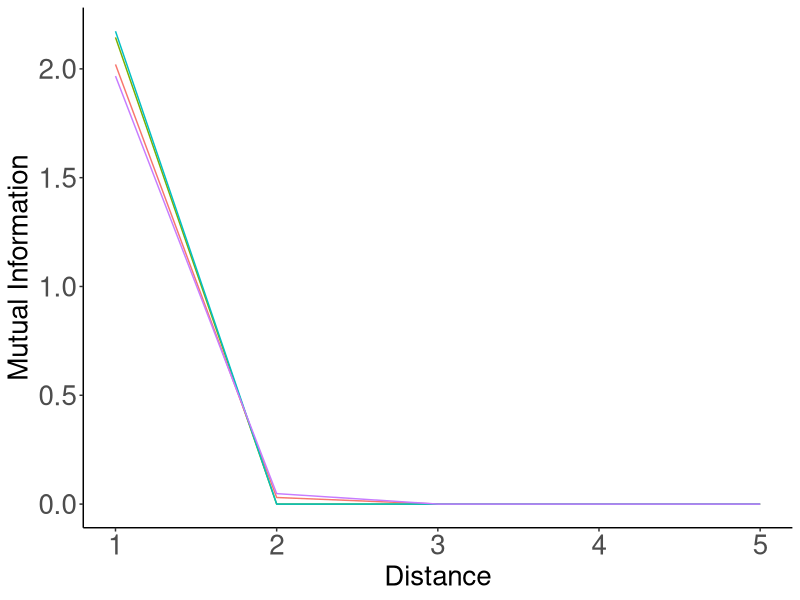
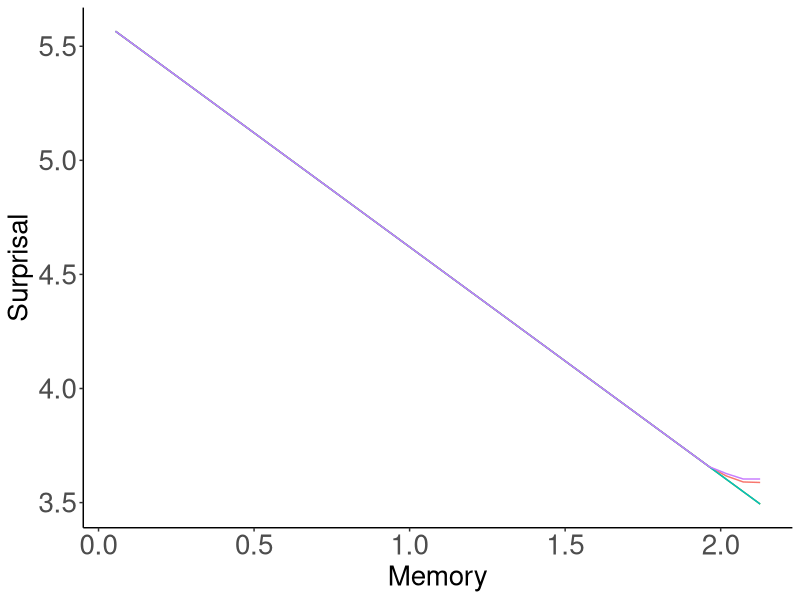
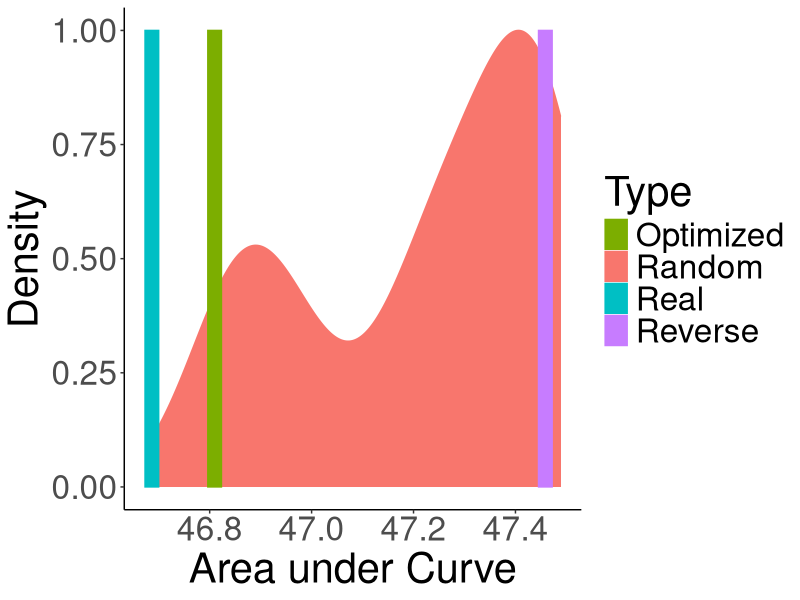

Here is the R script that generated these plots, in order:
library(tidyr)
library(dplyr)
library(ggplot2)


RED = "#F8766D"
GREEN = "#7CAE00"
BLUE = "#00BFC4"
PURPLE = "#C77CFF"
SCALE = c( GREEN, RED, BLUE, PURPLE)
######################################

data = read.csv("results.tsv", sep="\t")
data = data %>% filter(Script == "forWords_Japanese_RandomOrder_Normalized_FullData_Heldout.py")

unigramCE = mean(data$UnigramCE)

data$Type = ifelse(data$Model %in% c("REAL", "RANDOM", "REVERSE"), as.character(data$Model), "Optimized")
data$Type = ifelse(data$Type %in% c("REAL"), "Real", as.character(data$Type))
data$Type = ifelse(data$Type %in% c("RANDOM"), "Random", as.character(data$Type))
data$Type = ifelse(data$Type %in% c("REVERSE"), "Reverse", as.character(data$Type))

data_ = data %>% group_by(Distance, Type) %>% summarise(MI=median(MI))
data_ = data_ %>% filter(Distance < 5)
plot = ggplot(data_, aes(x=1+Distance, y=MI, color=Type)) + geom_line()
plot = plot + theme_bw()
plot = plot + xlab("Distance") + ylab("Mutual Information")
plot = plot + theme(axis.title.x=element_text(size=20), axis.title.y=element_text(size=20), axis.text = element_text(size=20))
plot = plot + theme(panel.grid.major = element_blank(), panel.grid.minor = element_blank(), panel.background = element_blank(), legend.position="none")
plot = plot + theme(axis.line = element_line(colour = "black"),
            panel.grid.major = element_blank(),
                panel.grid.minor = element_blank(),
                panel.border = element_blank(),
                    panel.background = element_blank()) + scale_colour_manual(values=SCALE) + scale_fill_manual(values=SCALE)
ggsave(plot, file=paste("../figures/Japanese-suffixes-byMorphemes-it-heldout.pdf", sep=""), height=4, width=4)

data = read.csv("results_interpolated.tsv", sep="\t")


data = data %>% filter(Script == "forWords_Japanese_RandomOrder_Normalized_FullData_Heldout.py")

data = data %>% group_by(Type, Memory) %>% summarise(Surprisal=unigramCE-median(MI))

plot = ggplot(data, aes(x=Memory, y=Surprisal, color=Type)) + geom_line() #size=2)
plot = plot + theme_bw()
plot = plot + theme(axis.title.x=element_text(size=20), axis.title.y=element_text(size=20), axis.text = element_text(size=20))
plot = plot + theme(panel.grid.major = element_blank(), panel.grid.minor = element_blank(), panel.background = element_blank(), legend.position="none")
plot = plot + theme(axis.line = element_line(colour = "black"),
            panel.grid.major = element_blank(),
                panel.grid.minor = element_blank(),
                panel.border = element_blank(),
                    panel.background = element_blank()) + scale_colour_manual(values=SCALE) + scale_fill_manual(values=SCALE)
ggsave(plot, file=paste("../figures/Japanese-suffixes-byMorphemes-memsurp-heldout.pdf", sep=""), height=4, width=4)


######################################

data = read.csv("results_auc.tsv", sep="\t")
data = data %>% filter(Script == "forWords_Japanese_RandomOrder_Normalized_FullData_Heldout.py")


data$Type = ifelse(data$Model %in% c("REAL", "RANDOM", "REVERSE"), as.character(data$Model), "Optimized")
data$Type = ifelse(data$Type %in% c("REAL"), "Real", as.character(data$Type))
data$Type = ifelse(data$Type %in% c("RANDOM"), "Random", as.character(data$Type))
data$Type = ifelse(data$Type %in% c("REVERSE"), "Reverse", as.character(data$Type))

data_ = data %>% filter(Type %in% c("Real", "Random", "Optimized", "Reverse"))


barWidth = (max(data$AUC) - min(data$AUC))/30

plot = ggplot(data_, aes(x=AUC, fill=Type, color=Type))
plot = plot + theme_classic()
plot = plot + xlab("Area under Curve") + ylab("Density")
plot = plot + theme(text=element_text(size=30))
plot = plot + geom_density(data= data_%>%filter(Type == "Random"), aes(y=..scaled..)) 
plot = plot + geom_bar(data = data_ %>% filter(!(Type %in% c("Random"))) %>% group_by(Type) %>% summarise(AUC=mean(AUC)) %>% mutate(y=1),  aes(y=y, group=Type), width=barWidth, stat="identity", position = position_dodge()) + scale_colour_manual(values=SCALE) + scale_fill_manual(values=SCALE)
ggsave(plot, file=paste("../figures/Japanese-suffixes-byMorphemes-auc-hist-heldout.pdf", sep=""), height=4, width=8)
